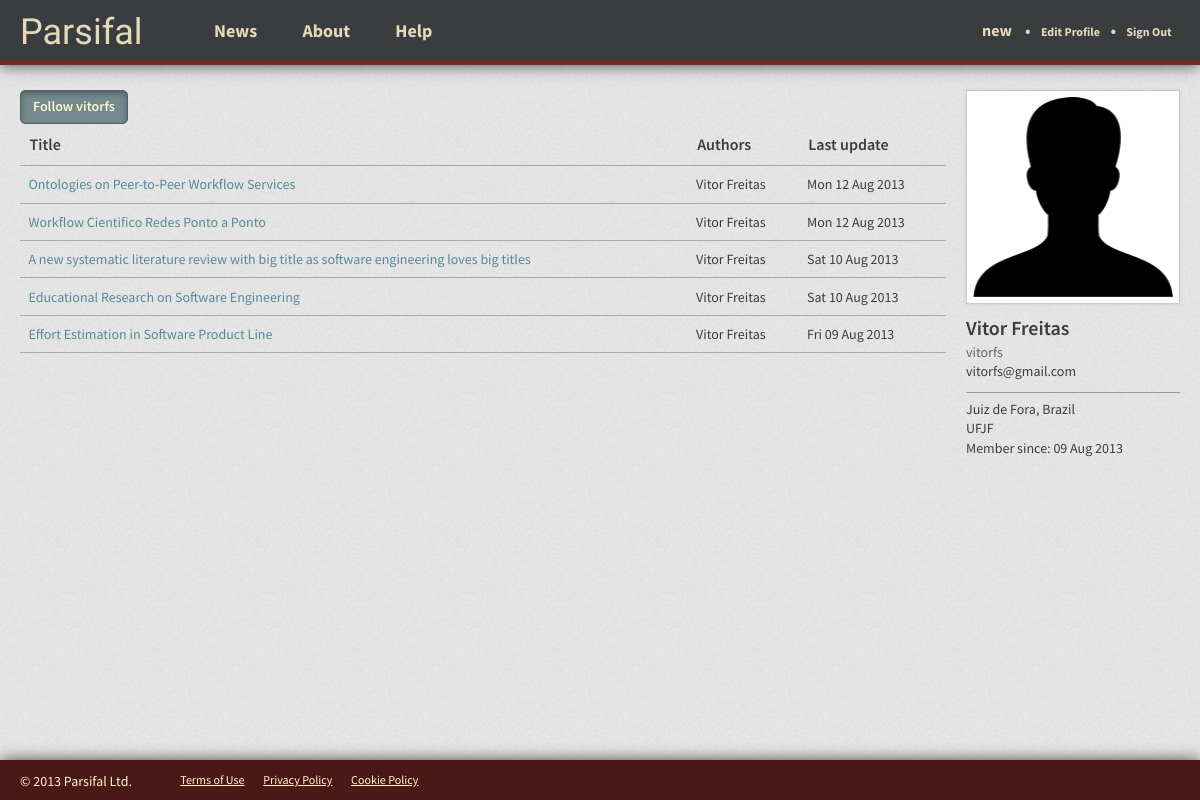
The app's page /vitorfs/ (signed in) with its own data.
### reviews/models.py (models this page shows, shortened)
class Review(models.Model):
  short_name = models.CharField(max_length=50) #TODO: Change var name to Name
  title = models.CharField(max_length=200)
  description = models.CharField(max_length=500)
  user = models.ForeignKey(User) #TODO: Change var name to Author
  create_date = models.DateTimeField(auto_now_add=True, blank=True)
  last_update = models.DateTimeField()
  co_authors = models.ManyToManyField(User, related_name="co+")
  objective = models.TextField(max_length=1000, null=True)
  questions = models.ManyToManyField(Question)
  sources = models.ManyToManyField(Source)
  class Meta:
    verbose_name = "Review"
    verbose_name_plural = "Reviews"

### reviews/views.py (the view)
@login_required
def reviews(request, username):
  context = RequestContext(request)
  user = get_object_or_404(User, username=username)
  user_reviews = Review.objects.filter(user__id=user.id).order_by('-last_update',)
  context = RequestContext(request, {'user_reviews': user_reviews, 'page_user': user})
  return render_to_response('reviews/reviews.html', context)

### reviews/templates/reviews/reviews.html
{% extends 'base_app.html' %}
{% block head_extra %}
  <link href="{{ STATIC_URL }}css/reviews.css" rel="stylesheet" media="screen">
{% endblock head_extra %}
{% block content %}
  <div class="clearfix">
    <div class="reviews">
      {% if user.username == page_user.username %}
        <a href="/reviews/new/" class="btn btn-success">New review</a>
      {% else %}
        <button type="button" class="btn">Follow {{ page_user.username }}</button>
      {% endif %}
      {% if user_reviews %}
        <table class="table">
          <thead>
            <tr>
              <th>Title</th>
              <th>Authors</th>
              <th>Last update</th>
            </tr>
          </thead>
          <tbody>
            {% for review in user_reviews %}
              <tr>
                <td><a href="/{{ page_user.username }}/{{ review.short_name }}/">{{ review.title }}</a></td>
                <td>{{ review.user.get_full_name }}</td>
                <td>{{ review.last_update|date:"D d M Y" }}</td>
              </tr>
            {% endfor %}
          </tbody>
        </table>
      {% else %}
        <h2>You don't have any systematic literature review yet.</h2>
      {% endif %}
    </div>
    <div class="profile">
      <div class="picture">
        <img src="{{ STATIC_URL }}img/user.png" width="200px" height="200px">
      </div>
      <ul>
        <li class="full-name">{{ page_user.get_full_name }}</li>
        <li class="username">{{ page_user.username }}</li>
        <li>{{ page_user.email }}</li>
        <li class="divider"></li>
        <li>Juiz de Fora, Brazil</li>
        <li>UFJF</li>
        <li>Member since: {{ page_user.date_joined|date:"d M Y" }}</li>
      </ul>
    </div>
  </div>
{% endblock content %}

### templates/base_app.html (shortened to what this page needs)
<!DOCTYPE html>
<html>
<head>
  <link href="{{ STATIC_URL }}css/style_app.css" rel="stylesheet" media="screen">
  {% block head_extra %}
  {% endblock head_extra %}
</head>
<body>
  <header class="wrapper">
    <h1><a href="/">Parsifal</a></h1>
    <nav class="menu">
      <a href="#">News</a>
      <a href="#">About</a>
      <a href="#">Help</a>
    </nav>
    <nav class="signedin">
      <a href="/{{ user.username }}/" class="user">{{ user.username }}</a>
      <span class="bullet">&bull;</span>
      <a href="/users/profile/">Edit Profile</a>
      <span class="bullet">&bull;</span>
      <a href="/signout/">Sign Out</a>
    </nav>
  </header>
  <section class="content wrapper">
    {% block content %}
    {% endblock content %}
    <div class="push"></div>
  </section>
  <footer class="wrapper">
    <p>© 2013 Parsifal Ltd.</p>
    <ul>
      <li><a href="#">Terms of Use</a></li>
      <li><a href="#">Privacy Policy</a></li>
      <li><a href="#">Cookie Policy</a></li>
    </ul>
  </footer>
</body>
</html>

### static/css/style_app.css (style rules this page uses)
* { -moz-box-sizing: border-box; -webkit-box-sizing: border-box; box-sizing: border-box; }
html, body { height: 100%; }
body { background: url("../img/ticks.png"); color: #3A3D40; font-family: "Source Sans Pro", Tahoma, Arial, sans-serif; font-weight: 400; font-size: 62.5%; }
header { background: #3A3D40; height: 65px; border-bottom: 5px solid #732B22; position: fixed; width: 100%; box-shadow: 0 0px 15px rgba(0, 0, 0, 0.7); }
header h1 { font-family: Playball, cursive; font-size: 3.6em; float: left; padding-top: .4em; font-weight: 400; margin: 0; }
header h1 a { color: #E6D9B8; text-decoration: none; }
header nav.menu { float: left; padding-top: 2.2em; padding-left: 5em; }
header nav.menu a { padding: 0 1.2em; color: #E6D9B8; text-decoration: none; font-size: 1.8em; font-weight: bold; }
header nav.signedin { padding-top: 2.2em; float: right; }
header nav.signedin span.bullet { color: #E6D9B8; font-size: 1.6em; font-weight: bold; }
header nav.signedin a { color: #E6D9B8; text-decoration: none; font-size: 1.2em; padding: 0 .7em; font-weight: bold; }
header nav.signedin a.user { font-size: 1.6em; }
.wrapper { width: 100%; padding: 0 20px; }
.content { padding: 90px 20px 20px; min-height: 100%; height: auto !important; height: 100%; margin: 0 auto -40px; }
footer { background-color: #4A1916; height: 40px; box-shadow: 0 0px 15px rgba(0, 0, 0, 0.7); }
footer p { padding-top: 1em; color: #FFF3D0; font-size: 1.4em; font-weight: 400; float: left; margin: 0; }
footer ul { float: left; padding-top: 1.4em; padding-left: 2em; }
footer ul li { display: inline; font-size: 1.2em; padding: 0 .7em; }
footer ul li a { color: #FFF3D0; text-decoration: underline; }
.push { height: 40px; }
ul { margin-left: 20px; }
ul li { font-size: 1.4em; padding: .2em 0; list-style: square; }

### reviews/static/css/reviews.css (style rules this page uses)
.reviews { float: left; width: -moz-calc(100% - 234px); width: -webkit-calc(100% - 234px); width: calc(100% - 234px); }
.profile { width: 214px; margin-left: 20px; float: left; }
.profile .picture { width: 214px; height: 214px; background: #FFF; border: 1px solid #CCC; margin: 0 auto; padding: 6px; box-shadow: 0 0 3px #CCC; }
.profile ul { margin: 1em 0 0 0; }
.profile ul li { font-size: 1.4em; padding: .2em 0; list-style: none; }
.profile .full-name { font-size: 2em; font-weight: 600; }
.profile .username { color: #666; }
.profile ul li.divider { border-bottom: 1px solid #999; margin: .4em 0; }

### static/css/clearfix.css (style rules this page uses)
.clearfix:before, .clearfix:after { content: ""; display: table; }
.clearfix:after { clear: both; }
.clearfix { zoom: 1; }

### static/css/button.css (style rules this page uses)
.btn { border: 1px solid #516465; border-radius: 5px; cursor: pointer; background-color: #728A8B; color: #FFF3D0; font-size: 14px; padding: 6px 12px; box-shadow: 0px 3px 5px 0px #516465 inset; display: inline-block; margin-bottom: 0; font-weight: 600; line-height: 1.4em; }

### static/css/table.css (style rules this page uses)
.table { width: 100%; border-collapse: collapse; border-spacing: 0; }
.table td, .table th { font-size: 1.4em; padding: .8em .6em; text-align: left; }
.table thead tr th { font-size: 1.6em; font-weight: 600; }
.table tr { border-bottom: 1px solid #AAA; }

### static/css/form.css (style rules this page uses)
input, button, select, option, textarea { font-family: inherit; }
button { text-transform: none; }

### static/css/typography.css (style rules this page uses)
h1, h2, h3, h4, h5, h6 { font-weight: 600; }
h1 { font-size: 3em; margin-bottom: 1em; }
a { color: #55899B; text-decoration: none; }
p { font-size: 1.4em; margin-bottom: .7em; }

### records on screen
Review: title "Ontologies on Peer-to-Peer Workflow Services", user.get_full_name "Vitor Freitas", last_update "Mon 12 Aug 2013"
Review: title "Workflow Cientifico Redes Ponto a Ponto", user.get_full_name "Vitor Freitas", last_update "Mon 12 Aug 2013"
Review: title "A new systematic literature review with big title as software engineering loves big titles", user.get_full_name "Vitor Freitas", last_update "Sat 10 Aug 2013"
Review: title "Educational Research on Software Engineering", user.get_full_name "Vitor Freitas", last_update "Sat 10 Aug 2013"
Review: title "Effort Estimation in Software Product Line", user.get_full_name "Vitor Freitas", last_update "Fri 09 Aug 2013"

### other values on screen
{{ user.username }} "new"
{{ page_user.username }} "vitorfs"
{{ page_user.get_full_name }} "Vitor Freitas"
{{ page_user.email }} "vitorfs@gmail.com"
{{ page_user.date_joined|date:"d M Y" }} "09 Aug 2013"
